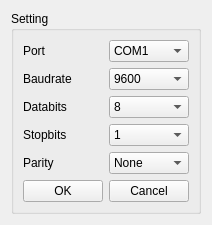
<?xml version="1.0" encoding="UTF-8"?>
<ui version="4.0">
 <class>Form</class>
 <widget class="QWidget" name="Form">
  <property name="geometry">
   <rect>
    <x>0</x>
    <y>0</y>
    <width>270</width>
    <height>222</height>
   </rect>
  </property>
  <property name="sizePolicy">
   <sizepolicy hsizetype="Fixed" vsizetype="Fixed">
    <horstretch>0</horstretch>
    <verstretch>0</verstretch>
   </sizepolicy>
  </property>
  <property name="windowTitle">
   <string>setup</string>
  </property>
  <property name="windowIcon">
   <iconset resource="qt_zh_CN.qrc">
    <normaloff>:/1/l.png</normaloff>:/1/l.png</iconset>
  </property>
  <layout class="QVBoxLayout" name="verticalLayout_4">
   <property name="sizeConstraint">
    <enum>QLayout::SetFixedSize</enum>
   </property>
   <item>
    <widget class="QGroupBox" name="groupBox">
     <property name="title">
      <string>Setting</string>
     </property>
     <layout class="QVBoxLayout" name="verticalLayout_3">
      <item>
       <layout class="QHBoxLayout" name="horizontalLayout_2">
        <item>
         <layout class="QVBoxLayout" name="verticalLayout_2">
          <item>
           <widget class="QLabel" name="label_2">
            <property name="text">
             <string>Port</string>
            </property>
           </widget>
          </item>
          <item>
           <widget class="QLabel" name="label_3">
            <property name="text">
             <string>Baudrate</string>
            </property>
           </widget>
          </item>
          <item>
           <widget class="QLabel" name="label_4">
            <property name="text">
             <string>Databits</string>
            </property>
           </widget>
          </item>
          <item>
           <widget class="QLabel" name="label_5">
            <property name="text">
             <string>Stopbits</string>
            </property>
           </widget>
          </item>
          <item>
           <widget class="QLabel" name="label_6">
            <property name="text">
             <string>Parity</string>
            </property>
           </widget>
          </item>
         </layout>
        </item>
        <item>
         <layout class="QVBoxLayout" name="verticalLayout">
          <item>
           <widget class="QComboBox" name="port">
            <item>
             <property name="text">
              <string>COM1</string>
             </property>
            </item>
           </widget>
          </item>
          <item>
           <widget class="QComboBox" name="baud">
            <item>
             <property name="text">
              <string>9600</string>
             </property>
            </item>
            <item>
             <property name="text">
              <string>38400</string>
             </property>
            </item>
            <item>
             <property name="text">
              <string>115200</string>
             </property>
            </item>
           </widget>
          </item>
          <item>
           <widget class="QComboBox" name="datab">
            <item>
             <property name="text">
              <string>8</string>
             </property>
            </item>
            <item>
             <property name="text">
              <string>7</string>
             </property>
            </item>
            <item>
             <property name="text">
              <string>6</string>
             </property>
            </item>
            <item>
             <property name="text">
              <string>5</string>
             </property>
            </item>
           </widget>
          </item>
          <item>
           <widget class="QComboBox" name="stop">
            <item>
             <property name="text">
              <string>1</string>
             </property>
            </item>
            <item>
             <property name="text">
              <string>1.5</string>
             </property>
            </item>
            <item>
             <property name="text">
              <string>2</string>
             </property>
            </item>
           </widget>
          </item>
          <item>
           <widget class="QComboBox" name="parity">
            <item>
             <property name="text">
              <string>None</string>
             </property>
            </item>
            <item>
             <property name="text">
              <string>Odd</string>
             </property>
            </item>
            <item>
             <property name="text">
              <string>Even</string>
             </property>
            </item>
            <item>
             <property name="text">
              <string>Mark</string>
             </property>
            </item>
            <item>
             <property name="text">
              <string>Space</string>
             </property>
            </item>
           </widget>
          </item>
         </layout>
        </item>
       </layout>
      </item>
      <item>
       <layout class="QHBoxLayout" name="horizontalLayout">
        <item>
         <widget class="QPushButton" name="ok">
          <property name="text">
           <string>OK</string>
          </property>
         </widget>
        </item>
        <item>
         <widget class="QPushButton" name="cancel">
          <property name="text">
           <string>Cancel</string>
          </property>
         </widget>
        </item>
       </layout>
      </item>
     </layout>
    </widget>
   </item>
  </layout>
 </widget>
 <resources>
  <include location="qt_zh_CN.qrc"/>
 </resources>
 <connections/>
</ui>
